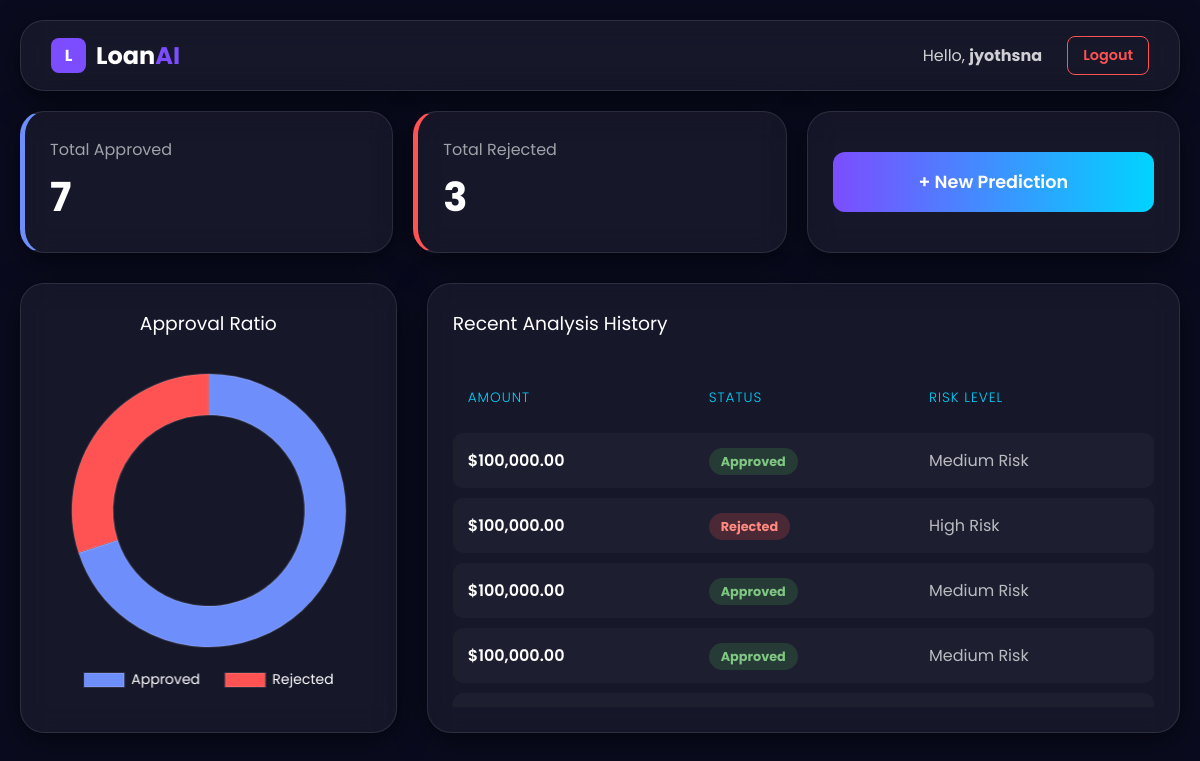
The page /dashboard (signed in) on the database its author committed.
### app.py (models this page shows)
class LoanApp(db.Model):
    id = db.Column(db.Integer, primary_key=True)
    user_id = db.Column(db.Integer)
    amount = db.Column(db.Float)
    status = db.Column(db.String(20))
    risk = db.Column(db.String(20))

### app.py (the view)
@app.route('/dashboard')
def dashboard():
    if 'u_id' not in session:
        return redirect('/')
    history = LoanApp.query.filter_by(user_id=session['u_id']).all()
    approved = LoanApp.query.filter_by(user_id=session['u_id'], status="Approved").count()
    rejected = LoanApp.query.filter_by(user_id=session['u_id'], status="Rejected").count()
    return render_template('dashboard.html',
                           apprv=approved,
                           rejct=rejected,
                           history=history)

### loan project/templates/dashboard.html (shortened to what this page needs)
<!DOCTYPE html>
<html lang="en">
<head>
    <link rel="stylesheet" href="{{ url_for('static', filename='style.css') }}">
</head>
<body>
    <nav class="glass" style="margin: 20px; padding: 15px 30px; display: flex; justify-content: space-between; align-items: center;">
        <div style="display: flex; align-items: center; gap: 10px;">
            <div style="width: 35px; height: 35px; background: var(--primary); border-radius: 8px; display: flex; align-items: center; justify-content: center; font-weight: bold;">L</div>
            <h2 style="color: #fff; margin: 0; font-size: 1.5rem;">Loan<span style="color: var(--primary);">AI</span></h2>
        </div>
        <div style="display: flex; align-items: center; gap: 25px;">
            <span style="color: rgba(255,255,255,0.8);">Hello, <strong>{{ session['u_name'] }}</strong></span>
            <a href="/logout" style="color: #ff5252; text-decoration: none; font-weight: 600; font-size: 0.9rem; padding: 8px 15px; border: 1px solid #ff5252; border-radius: 8px; transition: 0.3s;" onmouseover="this.style.background='#ff5252'; this.style.color='white'" onmouseout="this.style.background='transparent'; this.style.color='#ff5252'">Logout</a>
        </div>
    </nav>
    <div style="max-width: 1200px; margin: auto; padding: 0 20px 40px 20px;">
        <div class="stats-grid" style="display: grid; grid-template-columns: repeat(auto-fit, minmax(250px, 1fr)); gap: 20px; margin-bottom: 30px;">
            <div class="glass stat-card" style="padding: 25px; border-left: 5px solid #6e8efb;">
                <p style="color: rgba(255,255,255,0.6); margin-bottom: 5px;">Total Approved</p>
                <h3 style="font-size: 2.5rem; color: #fff; margin: 0;">{{ apprv }}</h3>
            </div>
            <div class="glass stat-card" style="padding: 25px; border-left: 5px solid #ff5252;">
                <p style="color: rgba(255,255,255,0.6); margin-bottom: 5px;">Total Rejected</p>
                <h3 style="font-size: 2.5rem; color: #fff; margin: 0;">{{ rejct }}</h3>
            </div>
            <div class="glass stat-card" style="padding: 25px; display: flex; align-items: center; justify-content: center;">
                <a href="/predict" style="width: 100%; text-decoration: none;">
                    <button style="margin: 0; width: 100%; height: 60px; font-size: 1.1rem;">+ New Prediction</button>
                </a>
            </div>
        </div>
        <div style="display: grid; grid-template-columns: 1fr 2fr; gap: 30px;">
            <div class="glass" style="padding: 25px; height: 450px; display: flex; flex-direction: column;">
                <h3 style="margin-bottom: 25px; text-align: center; color: #fff; font-weight: 400;">Approval Ratio</h3>
                <div style="flex-grow: 1; position: relative; width: 100%; min-height: 0;">
                    <canvas id="loanChart"></canvas>
                </div>
            </div>
            <div class="glass" style="padding: 25px; height: 450px; display: flex; flex-direction: column;">
                <h3 style="margin-bottom: 25px; color: #fff; font-weight: 400;">Recent Analysis History</h3>
                <div style="overflow-y: auto; flex-grow: 1;">
                    <table>
                        <thead style="position: sticky; top: 0; z-index: 10;">
                            <tr>
                                <th>Amount</th>
                                <th>Status</th>
                                <th>Risk Level</th>
                            </tr>
                        </thead>
                        <tbody>
                            {% for h in history %}
                            <tr>
                                <td style="font-weight: 600;">${{ "{:,.2f}".format(h.amount) }}</td>
                                <td>
                                    <span style="padding: 5px 12px; border-radius: 20px; font-size: 0.8rem; font-weight: bold; background: {{ 'rgba(76, 175, 80, 0.2)' if h.status == 'Approved' else 'rgba(255, 82, 82, 0.2)' }}; color: {{ '#81c784' if h.status == 'Approved' else '#ff8a80' }}">
                                        {{ h.status }}
                                    </span>
                                </td>
                                <td style="color: rgba(255,255,255,0.7);">{{ h.risk }}</td>
                            </tr>
                            {% else %}
                            <tr>
                                <td colspan="3" style="text-align: center; padding: 40px; color: rgba(255,255,255,0.4);">No records found. Start your first prediction!</td>
                            </tr>
                            {% endfor %}
                        </tbody>
                    </table>
                </div>
            </div>
        </div>
    </div>
    <script>
        window.onload = function() {
            const ctx = document.getElementById('loanChart').getContext('2d');
            // Check if there is actually data to display
            const approved = {{ apprv|default(0) }};
            const rejected = {{ rejct|default(0) }};
            new Chart(ctx, {
                type: 'doughnut',
                data: {
                    labels: ['Approved', 'Rejected'],
                    datasets: [{
                        data: [approved, rejected],
                        backgroundColor: ['#6e8efb', '#ff5252'],
                        hoverOffset: 15,
                        borderColor: 'rgba(255,255,255,0.1)',
                        borderWidth: 2
                    }]
                },
                options: {
                    responsive: true,
                    maintainAspectRatio: false, // Vital for stopping the loop
                    cutout: '70%', // Makes it a thin doughnut
                    plugins: {
                        legend: {
                            labels: {
                                color: 'white',
                                padding: 25,
                                font: { family: 'Poppins', size: 14 }
                            },
                            position: 'bottom'
                        },
                        tooltip: {
                            backgroundColor: 'rgba(0,0,0,0.8)',
                            padding: 12,
                            titleFont: { size: 14 },
                            bodyFont: { size: 14 }
                        }
                    },
                    layout: {
                        padding: 10
                    }
                }
            });
        };
    </script>
</body>
</html>

### loan project/static/style.css (style rules this page uses)
:root { --primary: #7c4dff; --secondary: #00d4ff; --success: #00e676; --danger: #ff5252; --bg-dark: #0a0b1e; --glass: rgba(255, 255, 255, 0.05); --glass-border: rgba(255, 255, 255, 0.1); }
* { margin: 0; padding: 0; box-sizing: border-box; font-family: 'Poppins', sans-serif; }
body { background-color: var(--bg-dark); color: white; min-height: 100vh; overflow-x: hidden; }
.glass { background: var(--glass); backdrop-filter: blur(15px); -webkit-backdrop-filter: blur(15px); border: 1px solid var(--glass-border); border-radius: 24px; box-shadow: 0 8px 32px 0 rgba(0, 0, 0, 0.5); }
button { background: linear-gradient(90deg, var(--primary), var(--secondary)); color: white; border: none; padding: 14px 28px; border-radius: 12px; font-weight: 600; cursor: pointer; transition: 0.3s; }
table { width: 100%; border-collapse: separate; border-spacing: 0 8px; }
th { text-align: left; padding: 15px; color: var(--secondary); font-size: 0.8rem; text-transform: uppercase; }
td { padding: 15px; background: rgba(255,255,255,0.03); }
tr td:first-child { border-radius: 12px 0 0 12px; }
tr td:last-child { border-radius: 0 12px 12px 0; }

### loan project/templates/dashboard.html (style rules this page uses)
table { border-collapse: separate; border-spacing: 0 10px; }
th { font-weight: 300; font-size: 0.85rem; text-transform: uppercase; letter-spacing: 1px; }
td { background: rgba(255, 255, 255, 0.03); border: none !important; }
tr td:first-child { border-radius: 10px 0 0 10px; }
tr td:last-child { border-radius: 0 10px 10px 0; }

### rows shown on the page
LoanApp: amount "100,000.00", status "Approved", risk "Medium Risk"
LoanApp: amount "100,000.00", status "Rejected", risk "High Risk"
LoanApp: amount "100,000.00", status "Approved", risk "Medium Risk"
LoanApp: amount "100,000.00", status "Approved", risk "Medium Risk"

### other values the page prints
{{ session['u_name'] }} "jyothsna"
{{ apprv }} "7"
{{ rejct }} "3"
chart data {{ apprv|default(0) }} 7
chart data {{ rejct|default(0) }} 3
